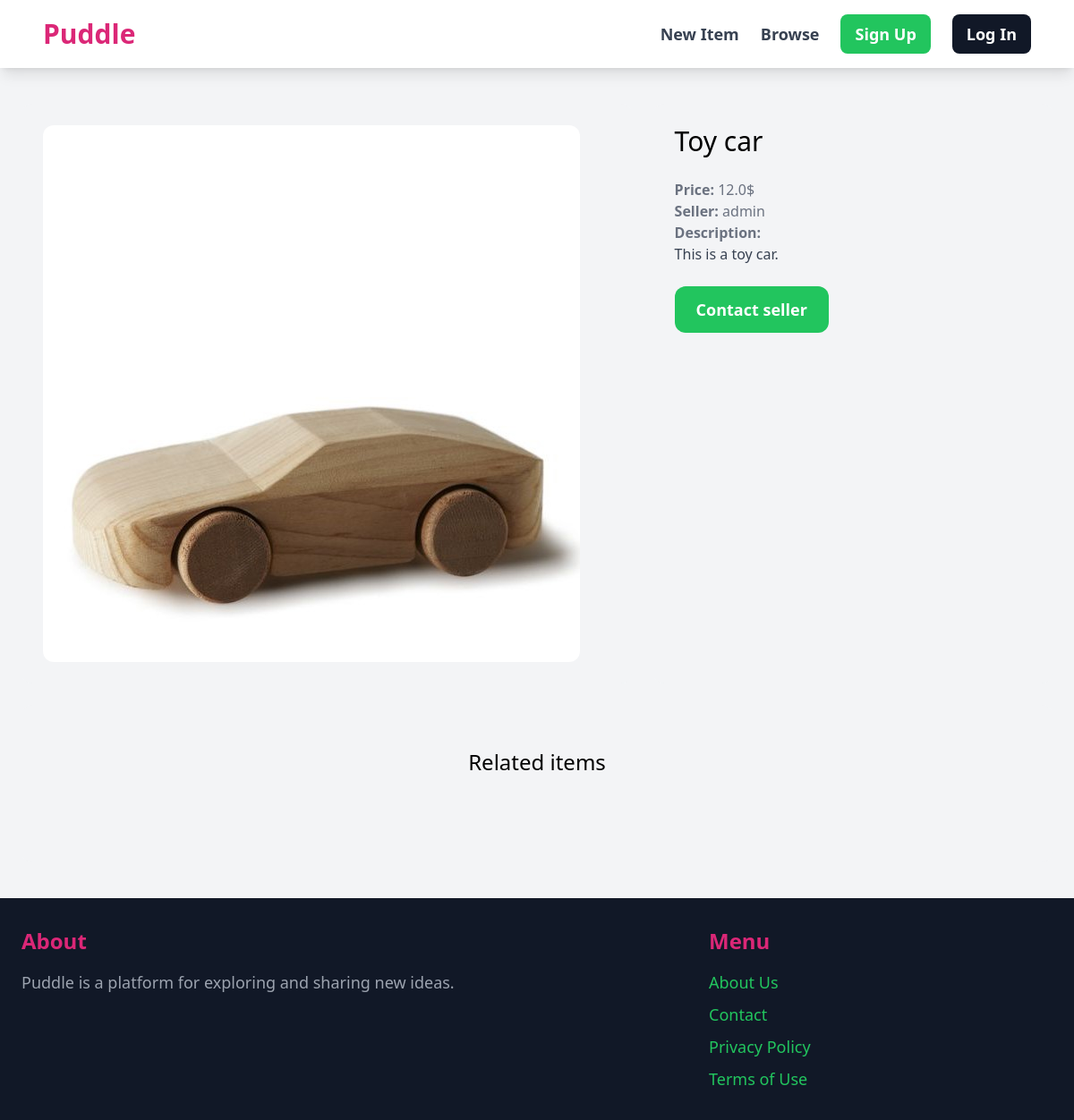
/items/7/, run on an earlier commit of the app's database.
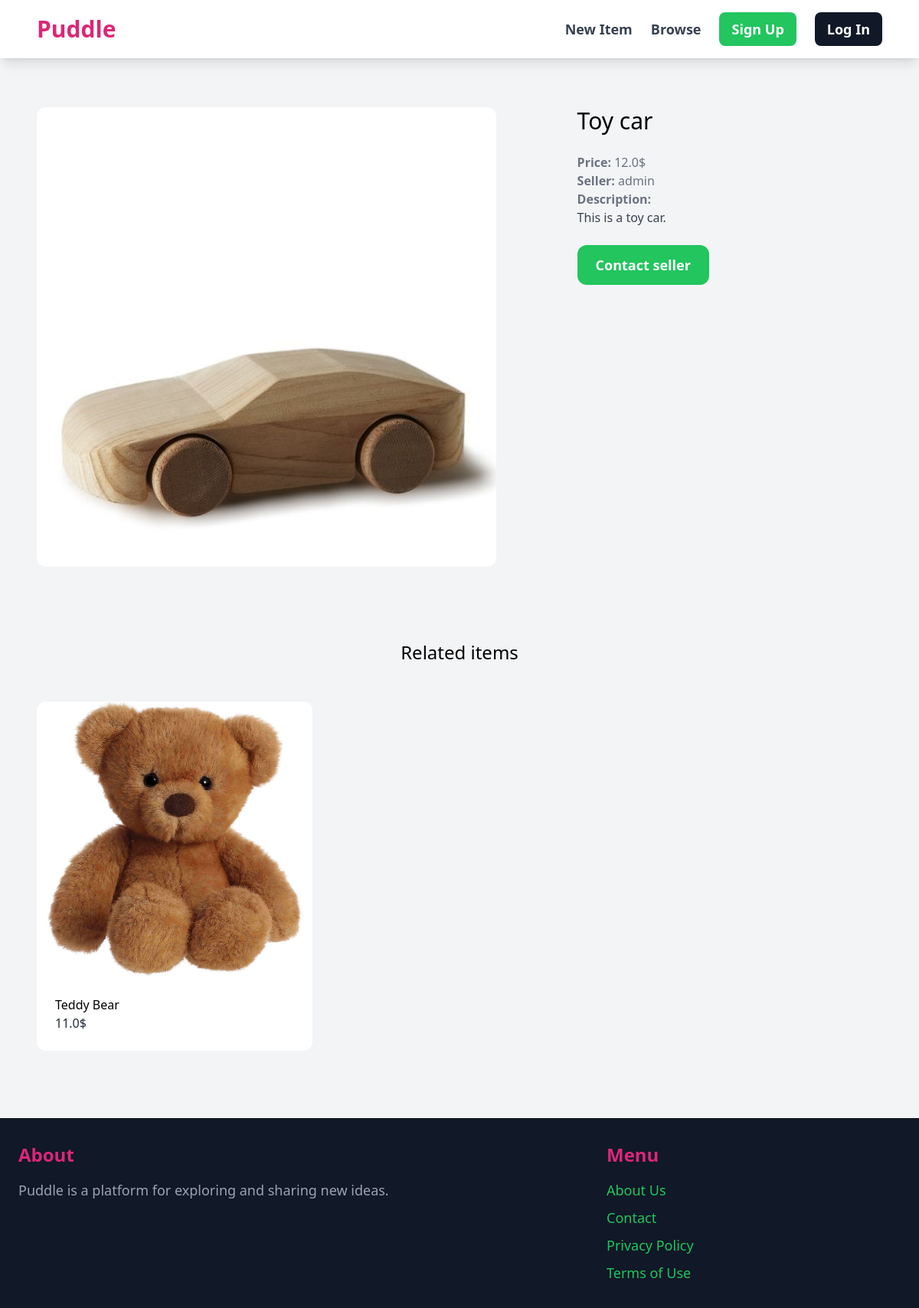
And on a later commit of the database.
### item/models.py (models this page shows, shortened)
class Item(models.Model):
    name=models.CharField(max_length=255)
    description=models.TextField(blank=True, null=True)
    is_sold=models.BooleanField(default=False)
    price=models.FloatField()
    image=models.ImageField(upload_to='item_images', blank=True, null=True)
    created_at=models.DateTimeField(auto_now_add=True)
    created_by=models.ForeignKey(User,related_name='items',on_delete=models.CASCADE)
    category=models.ForeignKey(Category, related_name='items', on_delete=models.CASCADE)

### item/views.py (the view)
# urls.py: path('<int:pk>/', views.detail, name='detail'),
def detail(request, pk):
    item = get_object_or_404(Item, pk=pk)
    related_items = Item.objects.filter(category=item.category, is_sold=False).exclude(pk=pk)[0:3]
    return render(request, 'item/detail.html', {
        'item': item,
        'related_items': related_items
    })

### item/templates/item/detail.html (shortened to what this page needs)
{% extends "core/base.html" %}
{% block content %}
<div class="grid grid-cols-5 gap-6">
    <div class="col-span-3">
        <div class="col-span-2 p-6 bg-gray-100 rounded-xl">
        <img src="{{ item.image.url }}" class="rounded-xl">
    </div>
</div>
    <div class="col-span-2 p-6 bg-gray-100 rounded-xl">
        <h1 class="mb-6 text-3xl">{{ item.name }}</h1>
        <p class="text-gray-500"><strong>Price: </strong>{{ item.price }}$</p>
        <p class="text-gray-500"><strong>Seller: </strong>{{ item.created_by.username }}</p>
        {% if item.description %}
            <p class="text-gray-700">
                <strong class="text-gray-500">Description:</strong><br>
                {{ item.description }}
            </p>
        {% endif %}
        {%if request.user == item.created_by%}
        <div class="mt-6 p-6 bg-white rounded-xl">
        <p>This is your item.</p>
        <a href="{%url "item:edit" item.id%}" class="inline-block mt-6 px-6 py-3 text-lg font-semibold bg-green-500 hover:bg-green-700 text-white rounded-xl">Edit</a>
        <a href="{%url "item:delete" item.id%}" class="inline-block mt-6 px-6 py-3 text-lg font-semibold bg-pink-500 hover:bg-pink-700 text-white rounded-xl">Delete</a>
        </div>
        {% else %}
        <a href="#" class="inline-block mt-6 px-6 py-3 text-lg font-semibold bg-green-500 text-white rounded-xl hover:bg-green-700">Contact seller</a>
        {% endif %}
    </div>
</div>
<div class="mt-6 px-6 py-12 bg-gray-100 rounded-xl">
    <h2 class="mb-12 text-2xl text-center">Related items</h2>
    <div class="grid grid-cols-3 gap-3">
       {% for item in related_items %}
       <div>
        <a href="{% url "item:detail" item.id %}">
            <div><img src="{{item.image.url}}" class="rounded-t-xl"></div>
            <div class="p-6 bg-white rounded-b-xl">
                <h2 class="text-2-xl">{{item.name}}</h2>
                <p class="text-gray-800">{{item.price}}$</p>
            </div>
        </a>
       </div>
       {% endfor %}
    </div>
</div>
{% endblock %}

What changed in the data, as far as the page shows it:
added Item: image (picture), name "Teddy Bear", price "11.0"
